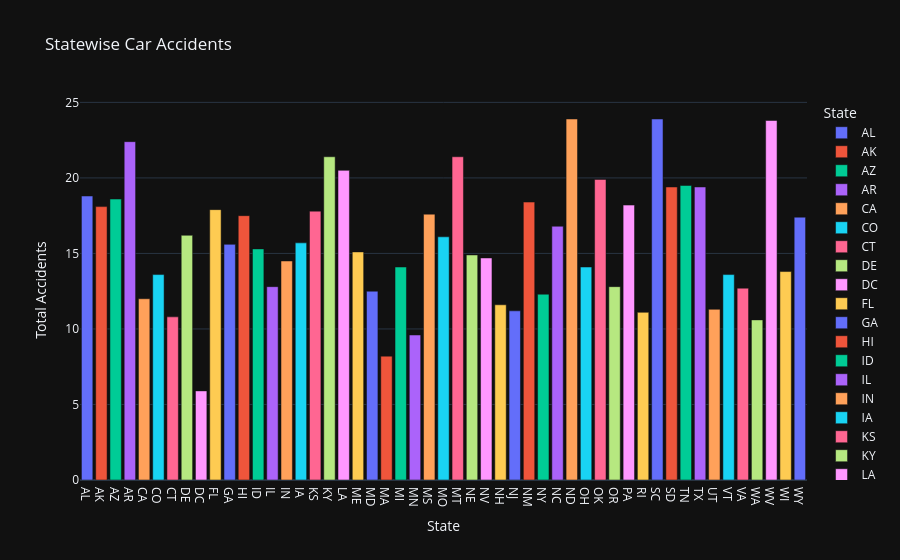

The notebook cell this image was saved under:
### Code cell
#total accident by state
fig = px.bar(df, x='abbrev',y='total',
             title ='Statewise Car Accidents',
             labels = {'abbrev' : 'State', 'total' : 'Total Accidents'},
             color = 'abbrev', template='plotly_dark'
             )
fig.show()

### Figure 1 — Plotly figure (JSON) as saved in the notebook; plotly's stock layout.template omitted (floating-point values rounded to 4 significant figures)
{"data": [{"hovertemplate": "State=%{x}<br>Total Accidents=%{y}<extra></extra>", "legendgroup": "AL", "marker": {"color": "#636efa", "pattern": {"shape": ""}}, "name": "AL", "orientation": "v", "showlegend": true, "textposition": "auto", "type": "bar", "x": ["AL"], "xaxis": "x", "y": [18.8], "yaxis": "y"}, {"hovertemplate": "State=%{x}<br>Total Accidents=%{y}<extra></extra>", "legendgroup": "AK", "marker": {"color": "#EF553B", "pattern": {"shape": ""}}, "name": "AK", "orientation": "v", "showlegend": true, "textposition": "auto", "type": "bar", "x": ["AK"], "xaxis": "x", "y": [18.1], "yaxis": "y"}, {"hovertemplate": "State=%{x}<br>Total Accidents=%{y}<extra></extra>", "legendgroup": "AZ", "marker": {"color": "#00cc96", "pattern": {"shape": ""}}, "name": "AZ", "orientation": "v", "showlegend": true, "textposition": "auto", "type": "bar", "x": ["AZ"], "xaxis": "x", "y": [18.6], "yaxis": "y"}, {"hovertemplate": "State=%{x}<br>Total Accidents=%{y}<extra></extra>", "legendgroup": "AR", "marker": {"color": "#ab63fa", "pattern": {"shape": ""}}, "name": "AR", "orientation": "v", "showlegend": true, "textposition": "auto", "type": "bar", "x": ["AR"], "xaxis": "x", "y": [22.4], "yaxis": "y"}, {"hovertemplate": "State=%{x}<br>Total Accidents=%{y}<extra></extra>", "legendgroup": "CA", "marker": {"color": "#FFA15A", "pattern": {"shape": ""}}, "name": "CA", "orientation": "v", "showlegend": true, "textposition": "auto", "type": "bar", "x": ["CA"], "xaxis": "x", "y": [12.0], "yaxis": "y"}, {"hovertemplate": "State=%{x}<br>Total Accidents=%{y}<extra></extra>", "legendgroup": "CO", "marker": {"color": "#19d3f3", "pattern": {"shape": ""}}, "name": "CO", "orientation": "v", "showlegend": true, "textposition": "auto", "type": "bar", "x": ["CO"], "xaxis": "x", "y": [13.6], "yaxis": "y"}, {"hovertemplate": "State=%{x}<br>Total Accidents=%{y}<extra></extra>", "legendgroup": "CT", "marker": {"color": "#FF6692", "pattern": {"shape": ""}}, "name": "CT", "orientation": "v", "showlegend": true, "textposition": "auto", "type": "bar", "x": ["CT"], "xaxis": "x", "y": [10.8], "yaxis": "y"}, {"hovertemplate": "State=%{x}<br>Total Accidents=%{y}<extra></extra>", "legendgroup": "DE", "marker": {"color": "#B6E880", "pattern": {"shape": ""}}, "name": "DE", "orientation": "v", "showlegend": true, "textposition": "auto", "type": "bar", "x": ["DE"], "xaxis": "x", "y": [16.2], "yaxis": "y"}, {"hovertemplate": "State=%{x}<br>Total Accidents=%{y}<extra></extra>", "legendgroup": "DC", "marker": {"color": "#FF97FF", "pattern": {"shape": ""}}, "name": "DC", "orientation": "v", "showlegend": true, "textposition": "auto", "type": "bar", "x": ["DC"], "xaxis": "x", "y": [5.9], "yaxis": "y"}, {"hovertemplate": "State=%{x}<br>Total Accidents=%{y}<extra></extra>", "legendgroup": "FL", "marker": {"color": "#FECB52", "pattern": {"shape": ""}}, "name": "FL", "orientation": "v", "showlegend": true, "textposition": "auto", "type": "bar", "x": ["FL"], "xaxis": "x", "y": [17.9], "yaxis": "y"}, {"hovertemplate": "State=%{x}<br>Total Accidents=%{y}<extra></extra>", "legendgroup": "GA", "marker": {"color": "#636efa", "pattern": {"shape": ""}}, "name": "GA", "orientation": "v", "showlegend": true, "textposition": "auto", "type": "bar", "x": ["GA"], "xaxis": "x", "y": [15.6], "yaxis": "y"}, {"hovertemplate": "State=%{x}<br>Total Accidents=%{y}<extra></extra>", "legendgroup": "HI", "marker": {"color": "#EF553B", "pattern": {"shape": ""}}, "name": "HI", "orientation": "v", "showlegend": true, "textposition": "auto", "type": "bar", "x": ["HI"], "xaxis": "x", "y": [17.5], "yaxis": "y"}, {"hovertemplate": "State=%{x}<br>Total Accidents=%{y}<extra></extra>", "legendgroup": "ID", "marker": {"color": "#00cc96", "pattern": {"shape": ""}}, "name": "ID", "orientation": "v", "showlegend": true, "textposition": "auto", "type": "bar", "x": ["ID"], "xaxis": "x", "y": [15.3], "yaxis": "y"}, {"hovertemplate": "State=%{x}<br>Total Accidents=%{y}<extra></extra>", "legendgroup": "IL", "marker": {"color": "#ab63fa", "pattern": {"shape": ""}}, "name": "IL", "orientation": "v", "showlegend": true, "textposition": "auto", "type": "bar", "x": ["IL"], "xaxis": "x", "y": [12.8], "yaxis": "y"}, {"hovertemplate": "State=%{x}<br>Total Accidents=%{y}<extra></extra>", "legendgroup": "IN", "marker": {"color": "#FFA15A", "pattern": {"shape": ""}}, "name": "IN", "orientation": "v", "showlegend": true, "textposition": "auto", "type": "bar", "x": ["IN"], "xaxis": "x", "y": [14.5], "yaxis": "y"}, {"hovertemplate": "State=%{x}<br>Total Accidents=%{y}<extra></extra>", "legendgroup": "IA", "marker": {"color": "#19d3f3", "pattern": {"shape": ""}}, "name": "IA", "orientation": "v", "showlegend": true, "textposition": "auto", "type": "bar", "x": ["IA"], "xaxis": "x", "y": [15.7], "yaxis": "y"}, {"hovertemplate": "State=%{x}<br>Total Accidents=%{y}<extra></extra>", "legendgroup": "KS", "marker": {"color": "#FF6692", "pattern": {"shape": ""}}, "name": "KS", "orientation": "v", "showlegend": true, "textposition": "auto", "type": "bar", "x": ["KS"], "xaxis": "x", "y": [17.8], "yaxis": "y"}, {"hovertemplate": "State=%{x}<br>Total Accidents=%{y}<extra></extra>", "legendgroup": "KY", "marker": {"color": "#B6E880", "pattern": {"shape": ""}}, "name": "KY", "orientation": "v", "showlegend": true, "textposition": "auto", "type": "bar", "x": ["KY"], "xaxis": "x", "y": [21.4], "yaxis": "y"}, {"hovertemplate": "State=%{x}<br>Total Accidents=%{y}<extra></extra>", "legendgroup": "LA", "marker": {"color": "#FF97FF", "pattern": {"shape": ""}}, "name": "LA", "orientation": "v", "showlegend": true, "textposition": "auto", "type": "bar", "x": ["LA"], "xaxis": "x", "y": [20.5], "yaxis": "y"}, {"hovertemplate": "State=%{x}<br>Total Accidents=%{y}<extra></extra>", "legendgroup": "ME", "marker": {"color": "#FECB52", "pattern": {"shape": ""}}, "name": "ME", "orientation": "v", "showlegend": true, "textposition": "auto", "type": "bar", "x": ["ME"], "xaxis": "x", "y": [15.1], "yaxis": "y"}, {"hovertemplate": "State=%{x}<br>Total Accidents=%{y}<extra></extra>", "legendgroup": "MD", "marker": {"color": "#636efa", "pattern": {"shape": ""}}, "name": "MD", "orientation": "v", "showlegend": true, "textposition": "auto", "type": "bar", "x": ["MD"], "xaxis": "x", "y": [12.5], "yaxis": "y"}, {"hovertemplate": "State=%{x}<br>Total Accidents=%{y}<extra></extra>", "legendgroup": "MA", "marker": {"color": "#EF553B", "pattern": {"shape": ""}}, "name": "MA", "orientation": "v", "showlegend": true, "textposition": "auto", "type": "bar", "x": ["MA"], "xaxis": "x", "y": [8.2], "yaxis": "y"}, {"hovertemplate": "State=%{x}<br>Total Accidents=%{y}<extra></extra>", "legendgroup": "MI", "marker": {"color": "#00cc96", "pattern": {"shape": ""}}, "name": "MI", "orientation": "v", "showlegend": true, "textposition": "auto", "type": "bar", "x": ["MI"], "xaxis": "x", "y": [14.1], "yaxis": "y"}, {"hovertemplate": "State=%{x}<br>Total Accidents=%{y}<extra></extra>", "legendgroup": "MN", "marker": {"color": "#ab63fa", "pattern": {"shape": ""}}, "name": "MN", "orientation": "v", "showlegend": true, "textposition": "auto", "type": "bar", "x": ["MN"], "xaxis": "x", "y": [9.6], "yaxis": "y"}, {"hovertemplate": "State=%{x}<br>Total Accidents=%{y}<extra></extra>", "legendgroup": "MS", "marker": {"color": "#FFA15A", "pattern": {"shape": ""}}, "name": "MS", "orientation": "v", "showlegend": true, "textposition": "auto", "type": "bar", "x": ["MS"], "xaxis": "x", "y": [17.6], "yaxis": "y"}, {"hovertemplate": "State=%{x}<br>Total Accidents=%{y}<extra></extra>", "legendgroup": "MO", "marker": {"color": "#19d3f3", "pattern": {"shape": ""}}, "name": "MO", "orientation": "v", "showlegend": true, "textposition": "auto", "type": "bar", "x": ["MO"], "xaxis": "x", "y": [16.1], "yaxis": "y"}, {"hovertemplate": "State=%{x}<br>Total Accidents=%{y}<extra></extra>", "legendgroup": "MT", "marker": {"color": "#FF6692", "pattern": {"shape": ""}}, "name": "MT", "orientation": "v", "showlegend": true, "textposition": "auto", "type": "bar", "x": ["MT"], "xaxis": "x", "y": [21.4], "yaxis": "y"}, {"hovertemplate": "State=%{x}<br>Total Accidents=%{y}<extra></extra>", "legendgroup": "NE", "marker": {"color": "#B6E880", "pattern": {"shape": ""}}, "name": "NE", "orientation": "v", "showlegend": true, "textposition": "auto", "type": "bar", "x": ["NE"], "xaxis": "x", "y": [14.9], "yaxis": "y"}, {"hovertemplate": "State=%{x}<br>Total Accidents=%{y}<extra></extra>", "legendgroup": "NV", "marker": {"color": "#FF97FF", "pattern": {"shape": ""}}, "name": "NV", "orientation": "v", "showlegend": true, "textposition": "auto", "type": "bar", "x": ["NV"], "xaxis": "x", "y": [14.7], "yaxis": "y"}, {"hovertemplate": "State=%{x}<br>Total Accidents=%{y}<extra></extra>", "legendgroup": "NH", "marker": {"color": "#FECB52", "pattern": {"shape": ""}}, "name": "NH", "orientation": "v", "showlegend": true, "textposition": "auto", "type": "bar", "x": ["NH"], "xaxis": "x", "y": [11.6], "yaxis": "y"}, {"hovertemplate": "State=%{x}<br>Total Accidents=%{y}<extra></extra>", "legendgroup": "NJ", "marker": {"color": "#636efa", "pattern": {"shape": ""}}, "name": "NJ", "orientation": "v", "showlegend": true, "textposition": "auto", "type": "bar", "x": ["NJ"], "xaxis": "x", "y": [11.2], "yaxis": "y"}, {"hovertemplate": "State=%{x}<br>Total Accidents=%{y}<extra></extra>", "legendgroup": "NM", "marker": {"color": "#EF553B", "pattern": {"shape": ""}}, "name": "NM", "orientation": "v", "showlegend": true, "textposition": "auto", "type": "bar", "x": ["NM"], "xaxis": "x", "y": [18.4], "yaxis": "y"}, {"hovertemplate": "State=%{x}<br>Total Accidents=%{y}<extra></extra>", "legendgroup": "NY", "marker": {"color": "#00cc96", "pattern": {"shape": ""}}, "name": "NY", "orientation": "v", "showlegend": true, "textposition": "auto", "type": "bar", "x": ["NY"], "xaxis": "x", "y": [12.3], "yaxis": "y"}, {"hovertemplate": "State=%{x}<br>Total Accidents=%{y}<extra></extra>", "legendgroup": "NC", "marker": {"color": "#ab63fa", "pattern": {"shape": ""}}, "name": "NC", "orientation": "v", "showlegend": true, "textposition": "auto", "type": "bar", "x": ["NC"], "xaxis": "x", "y": [16.8], "yaxis": "y"}, {"hovertemplate": "State=%{x}<br>Total Accidents=%{y}<extra></extra>", "legendgroup": "ND", "marker": {"color": "#FFA15A", "pattern": {"shape": ""}}, "name": "ND", "orientation": "v", "showlegend": true, "textposition": "auto", "type": "bar", "x": ["ND"], "xaxis": "x", "y": [23.9], "yaxis": "y"}, {"hovertemplate": "State=%{x}<br>Total Accidents=%{y}<extra></extra>", "legendgroup": "OH", "marker": {"color": "#19d3f3", "pattern": {"shape": ""}}, "name": "OH", "orientation": "v", "showlegend": true, "textposition": "auto", "type": "bar", "x": ["OH"], "xaxis": "x", "y": [14.1], "yaxis": "y"}, {"hovertemplate": "State=%{x}<br>Total Accidents=%{y}<extra></extra>", "legendgroup": "OK", "marker": {"color": "#FF6692", "pattern": {"shape": ""}}, "name": "OK", "orientation": "v", "showlegend": true, "textposition": "auto", "type": "bar", "x": ["OK"], "xaxis": "x", "y": [19.9], "yaxis": "y"}, {"hovertemplate": "State=%{x}<br>Total Accidents=%{y}<extra></extra>", "legendgroup": "OR", "marker": {"color": "#B6E880", "pattern": {"shape": ""}}, "name": "OR", "orientation": "v", "showlegend": true, "textposition": "auto", "type": "bar", "x": ["OR"], "xaxis": "x", "y": [12.8], "yaxis": "y"}, {"hovertemplate": "State=%{x}<br>Total Accidents=%{y}<extra></extra>", "legendgroup": "PA", "marker": {"color": "#FF97FF", "pattern": {"shape": ""}}, "name": "PA", "orientation": "v", "showlegend": true, "textposition": "auto", "type": "bar", "x": ["PA"], "xaxis": "x", "y": [18.2], "yaxis": "y"}, {"hovertemplate": "State=%{x}<br>Total Accidents=%{y}<extra></extra>", "legendgroup": "RI", "marker": {"color": "#FECB52", "pattern": {"shape": ""}}, "name": "RI", "orientation": "v", "showlegend": true, "textposition": "auto", "type": "bar", "x": ["RI"], "xaxis": "x", "y": [11.1], "yaxis": "y"}, {"hovertemplate": "State=%{x}<br>Total Accidents=%{y}<extra></extra>", "legendgroup": "SC", "marker": {"color": "#636efa", "pattern": {"shape": ""}}, "name": "SC", "orientation": "v", "showlegend": true, "textposition": "auto", "type": "bar", "x": ["SC"], "xaxis": "x", "y": [23.9], "yaxis": "y"}, {"hovertemplate": "State=%{x}<br>Total Accidents=%{y}<extra></extra>", "legendgroup": "SD", "marker": {"color": "#EF553B", "pattern": {"shape": ""}}, "name": "SD", "orientation": "v", "showlegend": true, "textposition": "auto", "type": "bar", "x": ["SD"], "xaxis": "x", "y": [19.4], "yaxis": "y"}, {"hovertemplate": "State=%{x}<br>Total Accidents=%{y}<extra></extra>", "legendgroup": "TN", "marker": {"color": "#00cc96", "pattern": {"shape": ""}}, "name": "TN", "orientation": "v", "showlegend": true, "textposition": "auto", "type": "bar", "x": ["TN"], "xaxis": "x", "y": [19.5], "yaxis": "y"}, {"hovertemplate": "State=%{x}<br>Total Accidents=%{y}<extra></extra>", "legendgroup": "TX", "marker": {"color": "#ab63fa", "pattern": {"shape": ""}}, "name": "TX", "orientation": "v", "showlegend": true, "textposition": "auto", "type": "bar", "x": ["TX"], "xaxis": "x", "y": [19.4], "yaxis": "y"}, {"hovertemplate": "State=%{x}<br>Total Accidents=%{y}<extra></extra>", "legendgroup": "UT", "marker": {"color": "#FFA15A", "pattern": {"shape": ""}}, "name": "UT", "orientation": "v", "showlegend": true, "textposition": "auto", "type": "bar", "x": ["UT"], "xaxis": "x", "y": [11.3], "yaxis": "y"}, {"hovertemplate": "State=%{x}<br>Total Accidents=%{y}<extra></extra>", "legendgroup": "VT", "marker": {"color": "#19d3f3", "pattern": {"shape": ""}}, "name": "VT", "orientation": "v", "showlegend": true, "textposition": "auto", "type": "bar", "x": ["VT"], "xaxis": "x", "y": [13.6], "yaxis": "y"}, {"hovertemplate": "State=%{x}<br>Total Accidents=%{y}<extra></extra>", "legendgroup": "VA", "marker": {"color": "#FF6692", "pattern": {"shape": ""}}, "name": "VA", "orientation": "v", "showlegend": true, "textposition": "auto", "type": "bar", "x": ["VA"], "xaxis": "x", "y": [12.7], "yaxis": "y"}, {"hovertemplate": "State=%{x}<br>Total Accidents=%{y}<extra></extra>", "legendgroup": "WA", "marker": {"color": "#B6E880", "pattern": {"shape": ""}}, "name": "WA", "orientation": "v", "showlegend": true, "textposition": "auto", "type": "bar", "x": ["WA"], "xaxis": "x", "y": [10.6], "yaxis": "y"}, {"hovertemplate": "State=%{x}<br>Total Accidents=%{y}<extra></extra>", "legendgroup": "WV", "marker": {"color": "#FF97FF", "pattern": {"shape": ""}}, "name": "WV", "orientation": "v", "showlegend": true, "textposition": "auto", "type": "bar", "x": ["WV"], "xaxis": "x", "y": [23.8], "yaxis": "y"}, {"hovertemplate": "State=%{x}<br>Total Accidents=%{y}<extra></extra>", "legendgroup": "WI", "marker": {"color": "#FECB52", "pattern": {"shape": ""}}, "name": "WI", "orientation": "v", "showlegend": true, "textposition": "auto", "type": "bar", "x": ["WI"], "xaxis": "x", "y": [13.8], "yaxis": "y"}, {"hovertemplate": "State=%{x}<br>Total Accidents=%{y}<extra></extra>", "legendgroup": "WY", "marker": {"color": "#636efa", "pattern": {"shape": ""}}, "name": "WY", "orientation": "v", "showlegend": true, "textposition": "auto", "type": "bar", "x": ["WY"], "xaxis": "x", "y": [17.4], "yaxis": "y"}], "layout": {"barmode": "relative", "legend": {"title": {"text": "State"}, "tracegroupgap": 0}, "title": {"text": "Statewise Car Accidents"}, "xaxis": {"anchor": "y", "categoryarray": ["AL", "AK", "AZ", "AR", "CA", "CO", "CT", "DE", "DC", "FL", "GA", "HI", "ID", "IL", "IN", "IA", "KS", "KY", "LA", "ME", "MD", "MA", "MI", "MN", "MS", "MO", "MT", "NE", "NV", "NH", "NJ", "NM", "NY", "NC", "ND", "OH", "OK", "OR", "PA", "RI", "SC", "SD", "TN", "TX", "UT", "VT", "VA", "WA", "WV", "WI", "WY"], "categoryorder": "array", "domain": [0, 1], "title": {"text": "State"}}, "yaxis": {"anchor": "x", "domain": [0, 1], "title": {"text": "Total Accidents"}}}}
